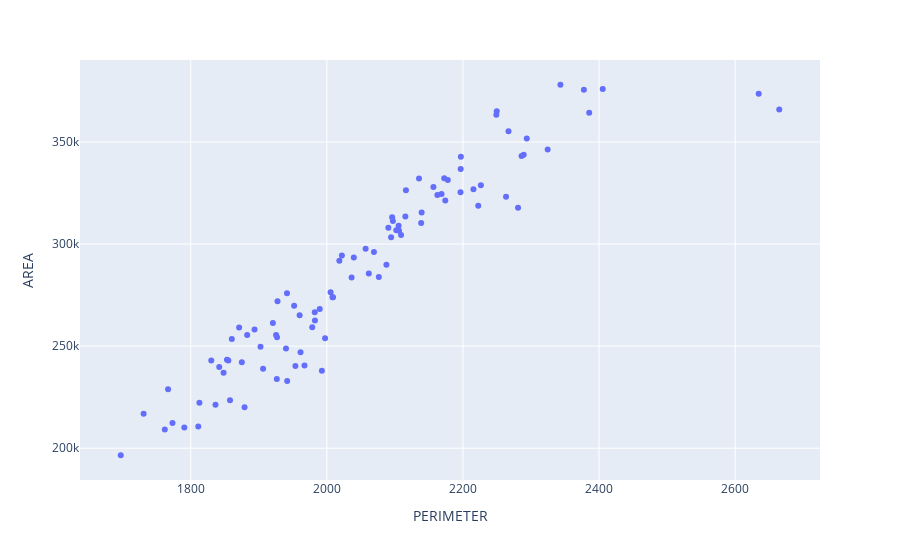

Notebook cell for this chart:
### Code cell
fig = px.scatter(Sogay_data, x="PERIMETER", y="AREA")
fig.show()
